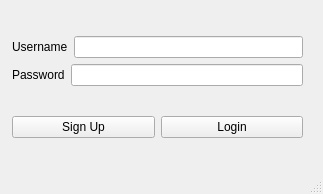
<?xml version="1.0" encoding="UTF-8"?>
<ui version="4.0">
 <class>Login</class>
 <widget class="QMainWindow" name="Login">
  <property name="geometry">
   <rect>
    <x>0</x>
    <y>0</y>
    <width>323</width>
    <height>194</height>
   </rect>
  </property>
  <property name="windowTitle">
   <string>Login</string>
  </property>
  <widget class="QWidget" name="centralwidget">
   <widget class="QWidget" name="">
    <property name="geometry">
     <rect>
      <x>12</x>
      <y>12</y>
      <width>291</width>
      <height>151</height>
     </rect>
    </property>
    <layout class="QVBoxLayout" name="verticalLayout_2">
     <item>
      <layout class="QVBoxLayout" name="verticalLayout">
       <item>
        <layout class="QHBoxLayout" name="horizontalLayout">
         <item>
          <widget class="QLabel" name="label">
           <property name="text">
            <string>Username</string>
           </property>
          </widget>
         </item>
         <item>
          <widget class="QLineEdit" name="Username">
           <property name="text">
            <string/>
           </property>
          </widget>
         </item>
        </layout>
       </item>
       <item>
        <layout class="QHBoxLayout" name="horizontalLayout_2">
         <item>
          <widget class="QLabel" name="label_2">
           <property name="text">
            <string>Password</string>
           </property>
          </widget>
         </item>
         <item>
          <widget class="QLineEdit" name="Password"/>
         </item>
        </layout>
       </item>
      </layout>
     </item>
     <item>
      <layout class="QHBoxLayout" name="horizontalLayout_3">
       <item>
        <widget class="QPushButton" name="pushButton">
         <property name="text">
          <string>Sign Up</string>
         </property>
        </widget>
       </item>
       <item>
        <widget class="QPushButton" name="pushButton_2">
         <property name="text">
          <string>Login</string>
         </property>
        </widget>
       </item>
      </layout>
     </item>
    </layout>
   </widget>
  </widget>
  <widget class="QStatusBar" name="statusbar"/>
 </widget>
 <resources/>
 <connections/>
</ui>
